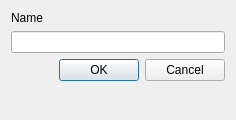
<?xml version="1.0" encoding="UTF-8"?>
<ui version="4.0">
 <class>newEsquema_dlg</class>
 <widget class="QDialog" name="newEsquema_dlg">
  <property name="windowModality">
   <enum>Qt::WindowModal</enum>
  </property>
  <property name="geometry">
   <rect>
    <x>0</x>
    <y>0</y>
    <width>236</width>
    <height>120</height>
   </rect>
  </property>
  <property name="sizePolicy">
   <sizepolicy hsizetype="Fixed" vsizetype="Preferred">
    <horstretch>0</horstretch>
    <verstretch>0</verstretch>
   </sizepolicy>
  </property>
  <property name="windowTitle">
   <string>New Esquema</string>
  </property>
  <property name="modal">
   <bool>true</bool>
  </property>
  <layout class="QFormLayout" name="formLayout">
   <item row="0" column="0">
    <widget class="QLabel" name="label_nameEsquema">
     <property name="text">
      <string>Name</string>
     </property>
    </widget>
   </item>
   <item row="1" column="0" colspan="2">
    <widget class="QLineEdit" name="lineEdit_nameEsquema"/>
   </item>
   <item row="3" column="1">
    <widget class="QDialogButtonBox" name="buttonBox">
     <property name="standardButtons">
      <set>QDialogButtonBox::Cancel|QDialogButtonBox::Ok</set>
     </property>
    </widget>
   </item>
  </layout>
 </widget>
 <resources/>
 <connections/>
</ui>
